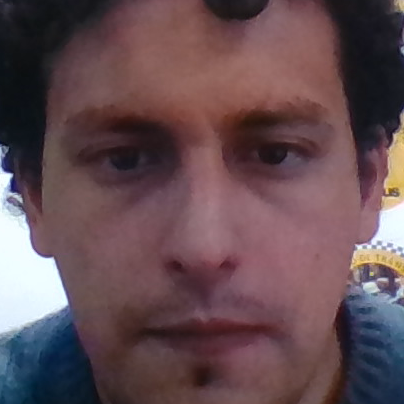
#> input picture resources/s1/maxi.png, 404 x 404 px
$ python eigenfaces.py
#> lines starting #> are read from the running program, lines starting #| are printed output that depends on the picture
#OpenCV module
import cv2.cv2
#os module for reading training data directories and paths
import os
#numpy to convert python lists to numpy arrays as it is needed by OpenCV face recognizers
import numpy as np
from sklearn.model_selection import train_test_split
import matplotlib.pyplot as plt
import sklearn as sk
from sklearn.svm import SVC  #esto para importar el clasificador vectorial
from sklearn import metrics
from sklearn.model_selection import GridSearchCV
from sklearn.decomposition import PCA
from sklearn.datasets.base import Bunch


#there is no label 0 in our training data so subject name for index/label 0 is empty
subjects = ["", "Max Pizarro", "Mateo Decu"]
svc_3 = SVC(kernel='linear')  #esto es clasificador o Classifier cuyo modelos es un hiperplano que separa instancias (puntos) de una clase del resto
clf = SVC(gamma=0.001, C=100.)

# [27 lines left out: functions train_and_evaluate, print_faces, not called in this run]
#function to detect face using OpenCV
def detect_face(img):
    #convert the test image to gray scale as opencv face detector expects gray images
    gray = cv2.cv2.cvtColor(img, cv2.cv2.COLOR_BGR2GRAY)

    #load OpenCV face detector, I am using LBP which is fast
    #there is also a more accurate but slow: Haar classifier
    face_cascade = cv2.CascadeClassifier('haarcascade_frontalface_default.xml')

    #let's detect multiscale images(some images may be closer to camera than others)
    #result is a list of faces
    faces = face_cascade.detectMultiScale(gray, scaleFactor=1.2, minNeighbors=5);

    #if no faces are detected then return original img
    if (len(faces) == 0):
        return None, None

    #under the assumption that there will be only one face,
    #extract the face area
    x, y, w, h = faces[0]
    #return only the face part of the image
    return gray[y:y+w, x:x+h], faces[0]


#and will return two lists of exactly same size, one list
#of faces and another list of labels for each face
def prepare_training_data(data_folder_path):

        #------STEP-1--------
        #get the directories (one directory for each subject) in data folder
#> called with data_folder_path = '../resources'
        dirs = os.listdir(data_folder_path)
        #print(dirs)

        #list to hold all subject faces
        faces = []
        #list to hold labels for all subjects
        labels = []

        #let's go through each directory and read images within it
        for dir_name in dirs:

            #our subject directories start with letter 's' so
            #ignore any non-relevant directories if any
            if not dir_name.startswith("s"):
                continue;

            #------STEP-2--------
            #extract label number of subject from dir_name
            #format of dir name = slabel
            #, so removing letter 's' from dir_name will give us label
            label = int(dir_name.replace("s", ""))

            #build path of directory containing images for current subject subject
            #sample subject_dir_path = "training-data/s1"
            subject_dir_path = data_folder_path + "/" + dir_name

            #get the images names that are inside the given subject directory
            subject_images_names = os.listdir(subject_dir_path)
            #------STEP-3--------
            #go through each image name, read image,
            #detect face and add face to list of faces
            for image_name in subject_images_names:

                #ignore system files like .DS_Store
                if image_name.startswith("."):
                    continue;

                #build image path
                #sample image path = training-data/s1/1.pgm
                image_path = subject_dir_path + "/" + image_name

                #read image
                image = cv2.imread(image_path)
#> image is the input picture: shape (404, 404, 3); mean B, G, R 82, 76.7, 99.8

                #display an image window to show the image
                cv2.imshow("Training on image...", image)
                cv2.waitKey(100)
                #detect face
                face, rect = detect_face(image)
#> in detect_face, `gray = cv2.cv2.cvtColor(img, cv2.cv2.COLOR_BGR2GRAY)`:
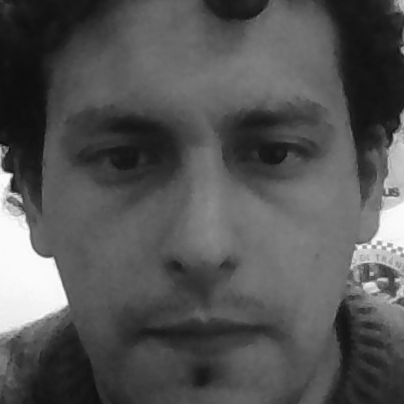
#> gray: shape (404, 404); min 9, max 254, mean 84.2
#> in detect_face, `faces = face_cascade.detectMultiScale(gray, scaleFactor=1.2, minNeighb..`: faces = [[25, 21, 348, 348]]
#> in detect_face, `x, y, w, h = faces[0]`: x = 25; y = 21; w = 348
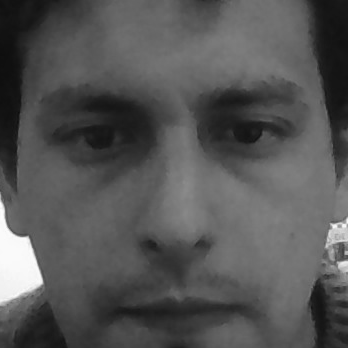
#> face: shape (348, 348); min 13, max 252, mean 84.9
#> rect = [25, 21, 348, 348]

                #------STEP-4--------
                #for the purpose of this tutorial
                #we will ignore faces that are not detected
                if face is not None:
                    #add face to list of faces
                    faces.append(face)
                    #add label for this face
                    labels.append(label)

                    cv2.destroyAllWindows()
                    cv2.waitKey(1)
                    cv2.destroyAllWindows()
#> pass 2 of the loop in prepare_training_data, `for dir_name in dirs:`:
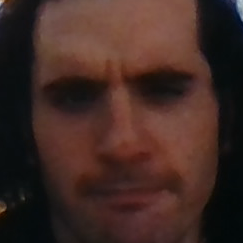
#> input picture resources/s2/mateo.png, 243 x 243 px
#> in prepare_training_data, image is the input picture: shape (243, 243, 3); mean B, G, R 36, 41.8, 64.8
#> in detect_face (call 2), `gray = cv2.cv2.cvtColor(img, cv2.cv2.COLOR_BGR2GRAY)`:
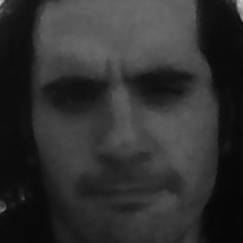
#> gray: shape (243, 243); min 6, max 192, mean 48
#> in detect_face (call 2), `faces = face_cascade.detectMultiScale(gray, scaleFactor=1.2, minNeighb..`: faces = [[14, 15, 212, 212]]
#> x = 14; y = 15; w = 212
#> in prepare_training_data, `face, rect = detect_face(image)`:
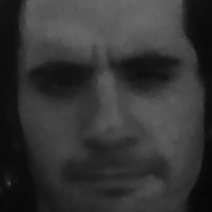
#> face: shape (212, 212); min 7, max 105, mean 52.6
#> rect = [14, 15, 212, 212]

        return faces, labels


#let's first prepare our training data
#data will be in two lists of same size
#one list will contain all the faces
#and the other list will contain respective labels for each face
print("Preparing data...")
faces, labels = prepare_training_data("../resources")
#> faces = 2 items; labels = [1, 2]
print("Data prepared")

#print total faces and labels
print("Total faces: ", len(faces))
#| Total faces:  2
print("Total labels: ", len(labels))
#| Total labels:  2


#eval_faces = [np.reshape(a, (64, 64)) for a in faces]


rostros=Bunch(DESCR="descripcion dataset", keys=['target', 'DESCR', 'data', 'images'],
#> (the run stopped early here; a loop or call above may not have finished)
